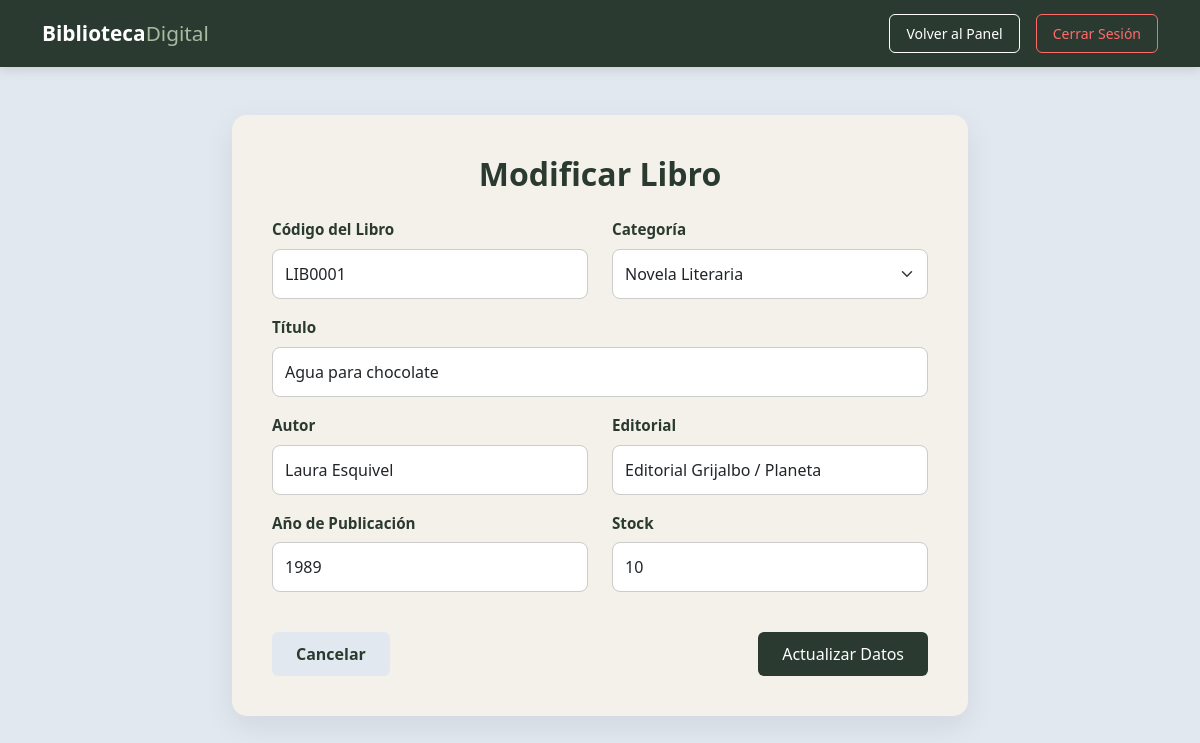
Page /libros/libro_editar.php?id=1 (signed in) on the committed database.
### tables this page shows
CREATE TABLE `libros` (
  `id` int(11) NOT NULL,
  `categoria_id` int(11) NOT NULL,
  `codigo` varchar(50) NOT NULL,
  `titulo` varchar(200) NOT NULL,
  `autor` varchar(150) NOT NULL,
  `editorial` varchar(100) DEFAULT NULL,
  `anio_publicacion` int(11) DEFAULT NULL,
  `stock` int(11) NOT NULL DEFAULT 0,
  `estado` enum('disponible','prestado','reservado') NOT NULL DEFAULT 'disponible'
);

CREATE TABLE `categorias` (
  `id` int(11) NOT NULL,
  `nombre` varchar(100) NOT NULL,
  `descripcion` text DEFAULT NULL
);

### libros/libro_editar.php (the view, shortened to what this page needs)
<?php
require '../config/conexion.php';
$id = intval($_GET['id']);
$sql = "SELECT * FROM libros WHERE id = $id";
$resultado = $conn->query($sql);
if ($resultado && $resultado->num_rows > 0) {
    $libro = $resultado->fetch_assoc();
} else {
    header("Location: libro_lista.php");
    exit();
}
$sql_cat = "SELECT * FROM categorias";
$resultado_cat = $conn->query($sql_cat);
?>
<!DOCTYPE html>
<html lang="es">
<head>
    <link href="https://cdn.jsdelivr.net/npm/bootstrap@5.3.0/dist/css/bootstrap.min.css" rel="stylesheet">
</head>
<body>
    <nav class="navbar mb-5">
        <div class="container">
            <a class="navbar-brand" href="../dashboard.php">Biblioteca<span>Digital</span></a>
            <div class="d-flex">
                <a href="../dashboard.php" class="btn btn-sm btn-outline-light-custom me-3 px-3 py-2">Volver al Panel</a>
                <a href="../logout.php" class="btn btn-sm btn-logout px-3 py-2">Cerrar Sesión</a>
            </div>
        </div>
    </nav>
    <div class="container mb-5">
        <div class="row justify-content-center">
            <div class="col-md-8">
                <div class="main-card">
                    <h2 class="mb-4 text-center">Modificar Libro</h2>
                    <form action="libro_actualizar.php" method="POST">
                        <div class="row mb-4">
                            <div class="col-md-6 mb-3">
                                <label class="form-label">Código del Libro</label>
                                <input type="text" class="form-control" name="codigo" value="<?= htmlspecialchars($libro['codigo'] ?? '') ?>" required>
                            </div>
                            <div class="col-md-6 mb-3">
                                <label class="form-label">Categoría</label>
                                <select class="form-select" name="categoria_id" required>
                                    <?php if ($resultado_cat && $resultado_cat->num_rows > 0): ?>
                                        <?php while($cat = $resultado_cat->fetch_assoc()): ?>
                                            <option value="<?= $cat['id'] ?>" <?= ($libro['categoria_id'] == $cat['id']) ? 'selected' : '' ?>><?= htmlspecialchars($cat['nombre']) ?></option>
                                        <?php endwhile; ?>
                                    <?php endif; ?>
                                </select>
                            </div>
                            <div class="col-md-12 mb-3">
                                <label class="form-label">Título</label>
                                <input type="text" class="form-control" name="titulo" value="<?= htmlspecialchars($libro['titulo'] ?? '') ?>" required>
                            </div>
                            <div class="col-md-6 mb-3">
                                <label class="form-label">Autor</label>
                                <input type="text" class="form-control" name="autor" value="<?= htmlspecialchars($libro['autor'] ?? '') ?>" required>
                            </div>
                            <div class="col-md-6 mb-3">
                                <label class="form-label">Editorial</label>
                                <input type="text" class="form-control" name="editorial" value="<?= htmlspecialchars($libro['editorial'] ?? '') ?>">
                            </div>
                            <div class="col-md-6 mb-3">
                                <label class="form-label">Año de Publicación</label>
                                <input type="number" class="form-control" name="anio_publicacion" value="<?= htmlspecialchars($libro['anio_publicacion'] ?? '') ?>">
                            </div>
                            <div class="col-md-6 mb-3">
                                <label class="form-label">Stock</label>
                                <input type="number" class="form-control" name="stock" value="<?= htmlspecialchars($libro['stock'] ?? '1') ?>" min="0" required>
                            </div>
                        </div>
                        <div class="d-flex justify-content-between align-items-center">
                            <a href="libro_lista.php" class="btn-return">Cancelar</a>
                            <button type="submit" class="btn-dark-green">Actualizar Datos</button>
                        </div>
                    </form>
                </div>
            </div>
        </div>
    </div>
</body>
</html>

### libros/libro_editar.php (style rules this page uses)
body { background-color: #e2e8f0; color: #333333; font-family: 'Segoe UI', Tahoma, Geneva, Verdana, sans-serif; }
.navbar { background-color: #2b3a30; box-shadow: 0 4px 10px rgba(0,0,0,0.1); padding: 0.8rem 0; }
.navbar-brand { color: #ffffff !important; font-weight: 700; font-size: 1.3rem; }
.navbar-brand span { color: #a8bba1; font-weight: 400; }
.btn-outline-light-custom { border: 1px solid #ffffff; color: #ffffff; border-radius: 6px; transition: all 0.2s; }
.btn-logout { border: 1px solid #ff6b6b; color: #ff6b6b; border-radius: 6px; transition: all 0.2s; }
.main-card { background-color: #f4f1ea; border: none; border-radius: 15px; box-shadow: 0 10px 30px rgba(0,0,0,0.08); padding: 2.5rem; }
h2 { color: #2b3a30; font-weight: 700; }
.btn-dark-green { background-color: #2b3a30; color: #ffffff; border: none; border-radius: 6px; font-weight: 500; padding: 0.6rem 1.5rem; transition: background-color 0.2s; }
.btn-return { color: #2b3a30; background-color: #e2e8f0; border: none; border-radius: 6px; font-weight: 600; padding: 0.6rem 1.5rem; text-decoration: none; transition: background-color 0.2s; }
.form-control, .form-select { border: 1px solid #cccccc; border-radius: 8px; padding: 12px; background-color: #ffffff; }
label { color: #2b3a30; font-weight: 600; margin-bottom: 8px; font-size: 0.95rem; }

### rows in the picture
libros: codigo "LIB0001", categoria_id "Novela Literaria", titulo "Agua para chocolate", autor "Laura Esquivel", editorial "Editorial Grijalbo / Planeta", anio_publicacion "1989", stock "10"
